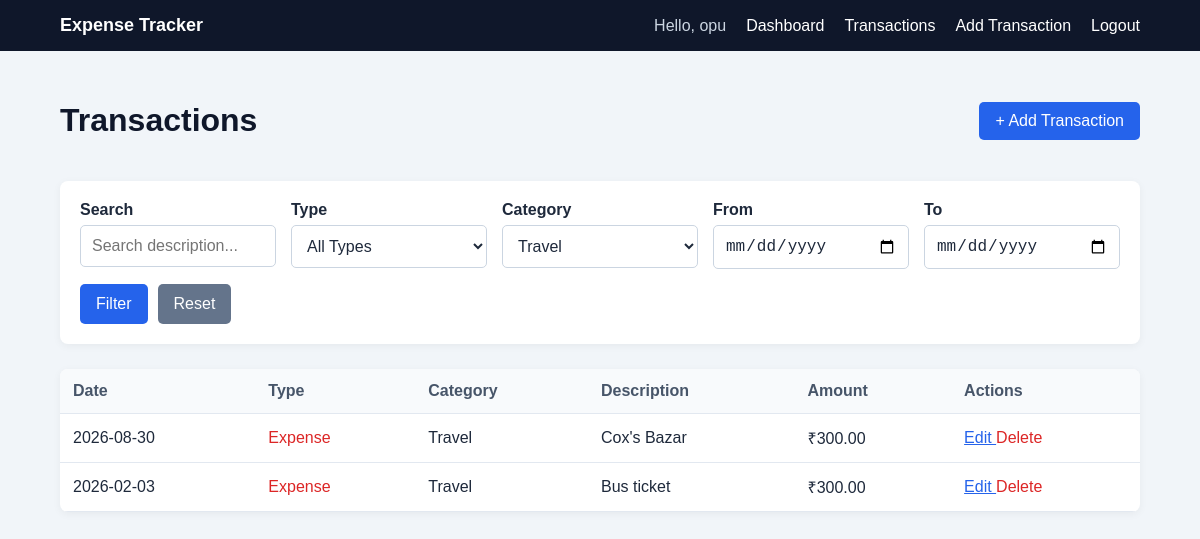
The page /transactions.php?category_id=3 (signed in) on the database its author committed.
### tables this page shows
CREATE TABLE `transactions` (
  `id` int(10) UNSIGNED NOT NULL,
  `user_id` int(10) UNSIGNED NOT NULL,
  `category_id` int(10) UNSIGNED NOT NULL,
  `type` enum('income','expense') NOT NULL,
  `amount` decimal(10,2) NOT NULL,
  `description` varchar(255) DEFAULT NULL,
  `transaction_date` date NOT NULL,
  `created_at` timestamp NOT NULL DEFAULT current_timestamp()
);

CREATE TABLE `categories` (
  `id` int(10) UNSIGNED NOT NULL,
  `name` varchar(50) NOT NULL
);

### transactions.php (the view, shortened to what this page needs)
<?php
require_once "config/db.php";
$search = trim($_GET["search"] ?? "");
$categoryId = (int) ($_GET["category_id"] ?? 0);
$fromDate = $_GET["from_date"] ?? "";
$toDate = $_GET["to_date"] ?? "";
$categoryStmt = $pdo->query(
    "SELECT id, name
     FROM categories
     ORDER BY name ASC"
);
$categories = $categoryStmt->fetchAll(PDO::FETCH_ASSOC);
$sql = "
    SELECT
        transactions.id,
        transactions.type,
        transactions.amount,
        transactions.description,
        transactions.transaction_date,
        categories.name AS category_name
    FROM transactions
    INNER JOIN categories
        ON transactions.category_id = categories.id
    WHERE transactions.user_id = ?
";
$params = [
    $_SESSION["user_id"]
];
if ($categoryId > 0) {
    $sql .= "
        AND transactions.category_id = ?
    ";
    $params[] = $categoryId;
}
$sql .= "
    ORDER BY
        transactions.transaction_date DESC,
        transactions.id DESC
";
$stmt = $pdo->prepare($sql);
$stmt->execute($params);
$transactions = $stmt->fetchAll(PDO::FETCH_ASSOC);
function e($value): string
{
    return htmlspecialchars(
        (string) $value,
        ENT_QUOTES,
        "UTF-8"
    );
}
?>
<!DOCTYPE html>
<html lang="en">
<head>
    <link
        rel="stylesheet"
        href="css/style.css"
    >
</head>
<body>
<?php require "includes/navbar.php"; ?>
<main class="container">
    <div class="page-header">
        <h1>Transactions</h1>
        <a
            href="add_transaction.php"
            class="button-link"
        >
            + Add Transaction
        </a>
    </div>
    <form
        method="GET"
        action="transactions.php"
        class="filter-form"
    >
        <div>
            <label for="search">
                Search
            </label>
            <input
                type="text"
                id="search"
                name="search"
                placeholder="Search description..."
                value="<?= e($search) ?>"
            >
        </div>
        <div>
            <label for="filter_type">
                Type
            </label>
            <select
                id="filter_type"
                name="type"
            >
                <option value="">
                    All Types
                </option>
            </select>
        </div>
        <div>
            <label for="filter_category">
                Category
            </label>
            <select
                id="filter_category"
                name="category_id"
            >
                <?php foreach ($categories as $category): ?>
                    <option
                        value="<?= (int) $category["id"] ?>"
                        <?= $categoryId === (int) $category["id"]
                            ? "selected"
                            : "" ?>
                    >
                        <?= e($category["name"]) ?>
                    </option>
                <?php endforeach; ?>
            </select>
        </div>
        <div>
            <label for="from_date">
                From
            </label>
            <input
                type="date"
                id="from_date"
                name="from_date"
                value="<?= e($fromDate) ?>"
            >
        </div>
        <div>
            <label for="to_date">
                To
            </label>
            <input
                type="date"
                id="to_date"
                name="to_date"
                value="<?= e($toDate) ?>"
            >
        </div>
        <div class="filter-actions">
            <button type="submit">
                Filter
            </button>
            <a
                href="transactions.php"
                class="reset-button"
            >
                Reset
            </a>
        </div>
    </form>
    <?php if (empty($transactions)): ?>
        <p>
            No transactions found.
        </p>
    <?php else: ?>
        <div class="table-wrapper">
            <table>
                <thead>
                    <tr>
                        <th>Date</th>
                        <th>Type</th>
                        <th>Category</th>
                        <th>Description</th>
                        <th>Amount</th>
                        <th>Actions</th>
                    </tr>
                </thead>
                <tbody>
                <?php foreach ($transactions as $transaction): ?>
                    <tr>
                        <td>
                            <?= e($transaction["transaction_date"]) ?>
                        </td>
                        <td>
                            <span class="<?= e($transaction["type"]) ?>">
                                <?= e(ucfirst($transaction["type"])) ?>
                            </span>
                        </td>
                        <td>
                            <?= e($transaction["category_name"]) ?>
                        </td>
                        <td>
                            <?php if (
                                isset($transaction["description"]) &&
                                trim($transaction["description"]) !== ""
                            ): ?>
                                <?= e($transaction["description"]) ?>
                            <?php else: ?>
                                —
                            <?php endif; ?>
                        </td>
                        <td>
                            ₹<?= number_format(
                                (float) $transaction["amount"],
                                2
                            ) ?>
                        </td>
                        <td>
                            <a
                                href="edit_transaction.php?id=<?= (int) $transaction["id"] ?>"
                            >
                                Edit
                            </a>
                            <form
                                method="POST"
                                action="delete_transaction.php"
                                class="inline-form delete-form"
                            >
                                <button
                                    type="submit"
                                    class="delete-button"
                                >
                                    Delete
                                </button>
                            </form>
                        </td>
                    </tr>
                <?php endforeach; ?>
                </tbody>
            </table>
        </div>
    <?php endif; ?>
</main>
</body>
</html>

### css/style.css (style rules this page uses)
* { box-sizing: border-box; }
html { font-size: 16px; }
body { margin: 0; font-family: Arial, Helvetica, sans-serif; background: #f1f5f9; color: #1e293b; }
a { color: #2563eb; }
h1, h2, h3 { color: #0f172a; }
.container { width: 90%; max-width: 1100px; margin: 30px auto; }
label { display: block; margin-top: 15px; margin-bottom: 6px; font-weight: bold; }
input, select, textarea { width: 100%; padding: 11px; border: 1px solid #cbd5e1; border-radius: 5px; background: white; color: #1e293b; font-size: 16px; }
button { width: 100%; margin-top: 20px; padding: 11px 16px; border: none; border-radius: 5px; background: #2563eb; color: white; font-size: 16px; cursor: pointer; }
.button-link { display: inline-block; padding: 10px 16px; background: #2563eb; color: white; border-radius: 5px; text-decoration: none; }
.expense { color: #dc2626; }
.page-header { display: flex; justify-content: space-between; align-items: center; gap: 20px; margin-bottom: 20px; }
.table-wrapper { overflow-x: auto; background: white; border-radius: 8px; box-shadow: 0 2px 8px rgba(0, 0, 0, 0.05); }
table { width: 100%; border-collapse: collapse; }
th, td { padding: 13px; border-bottom: 1px solid #e2e8f0; text-align: left; white-space: nowrap; }
th { background: #f8fafc; color: #475569; }
.filter-form { display: grid; grid-template-columns: repeat(5, minmax(0, 1fr)); gap: 15px; margin-bottom: 25px; padding: 20px; background: white; border-radius: 8px; box-shadow: 0 2px 8px rgba(0, 0, 0, 0.05); }
.filter-form label { margin-top: 0; }
.filter-actions { display: flex; align-items: end; gap: 10px; }
.filter-actions button { width: auto; margin: 0; }
.reset-button { display: inline-block; padding: 11px 16px; background: #64748b; color: white; border-radius: 5px; text-decoration: none; }
.inline-form { display: inline; }
.inline-form button { width: auto; }
.delete-button { margin: 0; padding: 0; background: none; color: #dc2626; font-size: inherit; }

### rows shown on the page
transactions: transaction_date "2026-08-30", type "Expense", category.name "Travel", description "Cox's Bazar", amount "300.00"
transactions: transaction_date "2026-02-03", type "Expense", category.name "Travel", description "Bus ticket", amount "300.00"

### other values the page prints
$_SESSION["user_name"] "opu"
form field category_id "Travel"
